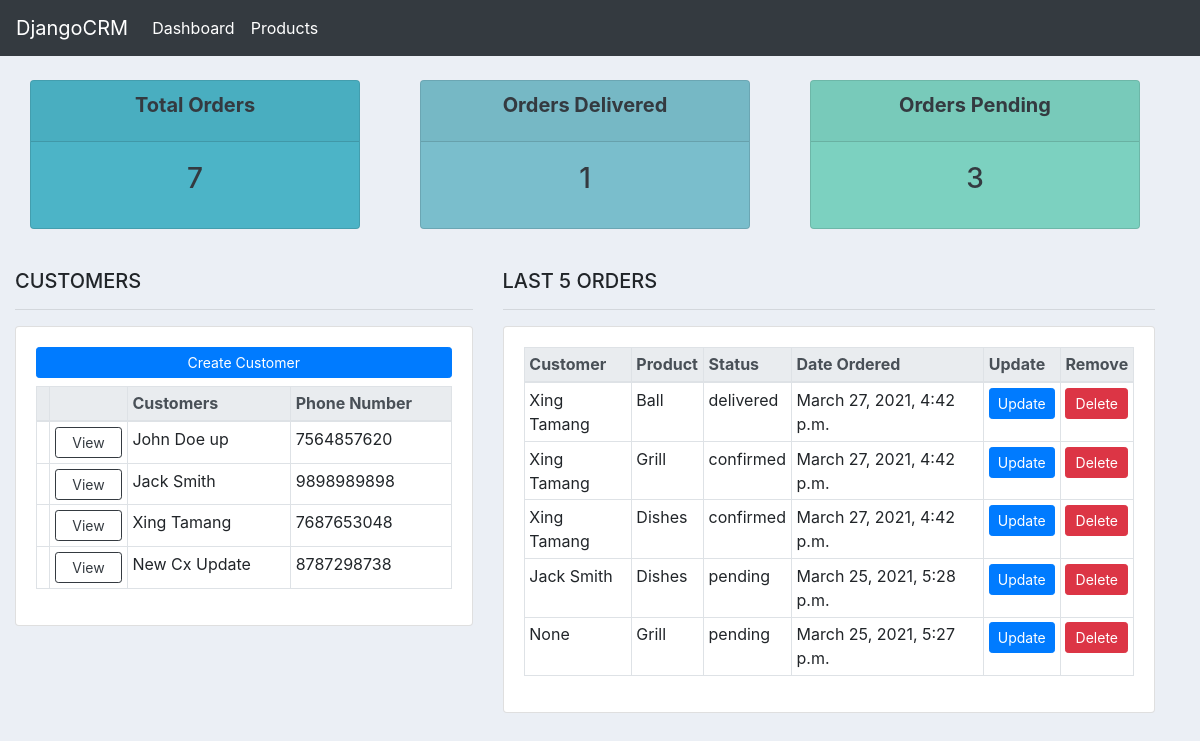
/, run on an earlier commit of the app's database.
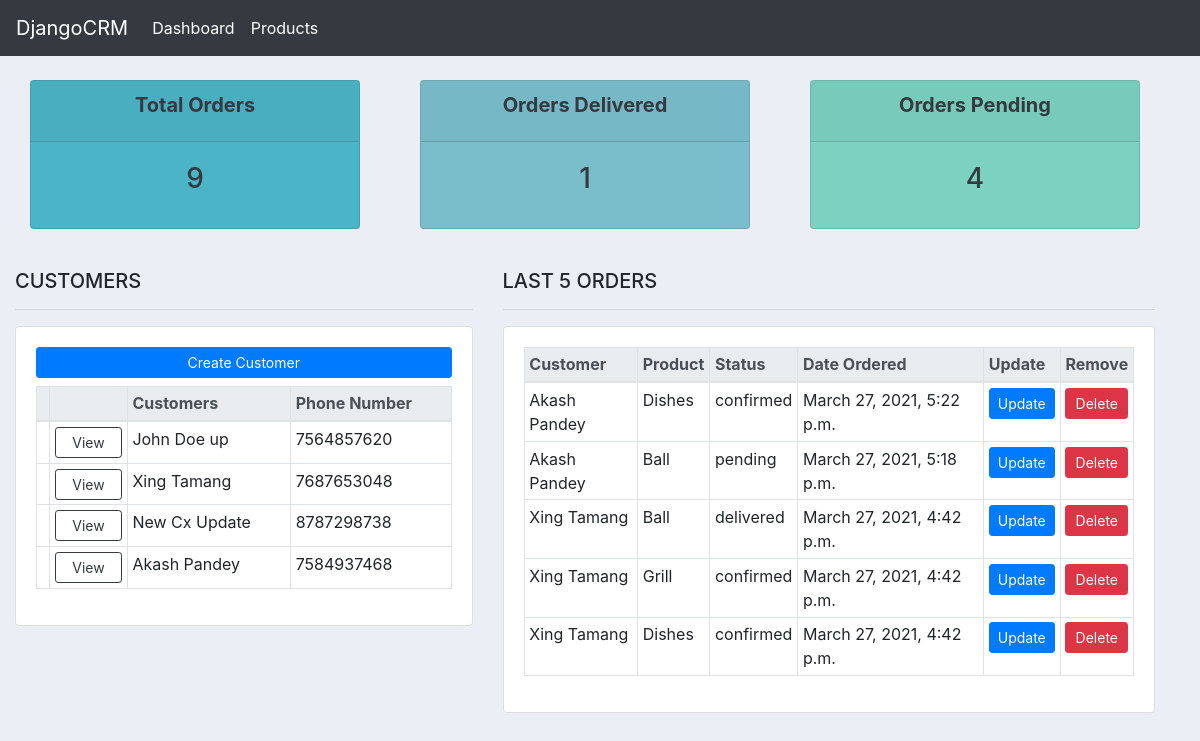
And on a later commit of the database.
### accounts/models.py (models this page shows)
class Customer(models.Model):
    name = models.CharField(max_length=250, null=True)
    phone = models.CharField(max_length=250, null=True)
    email = models.CharField(max_length=250, null=True)
    create_date = models.DateTimeField(auto_now=True)
    write_date = models.DateTimeField(auto_now_add=True)
    def __str__(self):
        return self.name

class Order(models.Model):
    STATUS = (
        ('pending', 'Pending'),
        ('confirmed', 'Confirmed'),
        ('dispatched', 'Dispatched'),
        ('delivered', 'Delivered'),
    )
    customer = models.ForeignKey("accounts.Customer", on_delete=models.SET_NULL, null=True)
    product = models.ForeignKey("accounts.Product", on_delete=models.SET_NULL, null=True)
    create_date = models.DateTimeField(auto_now=True)
    write_date = models.DateTimeField(auto_now_add=True)
    status = models.CharField(choices=STATUS, max_length=250, null=True)

class Product(models.Model):
    CATEGORY = (
        ('indoor', 'Indoor'),
        ('outdoor', 'Outdoor'),
    )
    STATUS = (
        ('active', 'Active'),
        ('inactive', 'Inactive'),
    )
    name = models.CharField(max_length=250, null=True)
    price = models.FloatField(null=True)
    category = models.CharField(max_length=250, null=True, choices=CATEGORY)
    description = models.CharField(max_length=250, null=True, blank=True)
    tags = models.ManyToManyField("accounts.Tag")
    status = models.CharField(choices=STATUS, max_length=250, default='active')
    create_date = models.DateTimeField(auto_now=True)
    write_date = models.DateTimeField(auto_now_add=True)
    def __str__(self):
        return self.name

### accounts/views.py (the view)
# urls.py: path('', home_view, name='home'),
def home_view(request):
    total_orders = Order.objects.all().count()
    total_customers = Customer.objects.all().count()
    pending_orders = Order.objects.filter(status='pending').count()
    delivered_orders = Order.objects.filter(status='delivered').count()
    customer_objs = Customer.objects.all()
    order_objs = Order.objects.all().order_by('-id')[0:5]
    context = {'customer_objs': customer_objs, 'order_objs': order_objs,
    'total_orders': total_orders, 'delivered_orders': delivered_orders, 'pending_orders': pending_orders,}
    return render(request, 'accounts/home.html', context=context)

### accounts/templates/accounts/home.html (shortened to what this page needs)
{% extends 'accounts/main.html' %}
{% block content %}
{% include 'accounts/status.html' %}
<br>
<div class="row container-fluid">
    <div class="col-md-5">
        <h5>CUSTOMERS</h5>
        <hr>
        <div class="card card-body">
            <a href="{% url 'create-customer' %}" class="mb-2 btn btn-primary btn-sm btn-block">Create Customer</a>
            <table class="table table-sm table-bordered table-hover">
                <thead class="thead-light">
                    <tr>
                        <th></th>
                        <th></th>
                        <th>Customers</th>
                        <th>Phone Number</th>
                    </tr>
                </thead class="thead-light">
                {% for cx in customer_objs %}
                    <tr>
                        <td></td>
                        <td><a href="{% url 'customer' cx.id %}" class="btn btn-sm btn-block btn-outline-dark">View</a></td>
                        <td>{{ cx.name }}</td>
                        <td>{{ cx.phone }}</td>
                    </tr>
                {% endfor %}
            </table>
        </div>
    </div>
    <div class="col-md-7">
        <h5>LAST 5 ORDERS</h5>
        <hr>
        <div class="card card-body">
            <div class="table-responsive">
                <table class="table table-sm table-bordered table-hover">
                    <thead class="thead-light">
                        <tr>
                            <th>Customer</th>
                            <th>Product</th>
                            <th>Status</th>
                            <th>Date Ordered</th>
                            <th>Update</th>
                            <th>Remove</th>
                        </tr>
                    </thead class="thead-light">
                    {% for order in order_objs %}
                        <tr>
                            <td>{{ order.customer }}</td>
                            <td>{{ order.product }}</td>
                            <td>{{ order.status }}</td>
                            <td>{{ order.create_date }}</td>
                            <td><a href="{% url 'update-order' order.id %}" class="btn btn-primary btn-sm btn-block">Update</a></td>
                            <td><a href="#" class="btn btn-danger btn-sm btn-block">Delete</a></td>
                        </tr>
                    {% endfor %}
                </table>
            </div>
        </div>
    </div>
</div>
{% endblock content %}

What changed in the data, as far as the page shows it:
removed Customer: name "Jack Smith", phone "9898989898"
no longer on this page (row edited): Order: customer "Jack Smith", product "Dishes", status "pending", create_date "March 25, 2021, 5:28 p.m."
no longer on this page (row unchanged): Order: customer "None", product "Grill", status "pending", create_date "March 25, 2021, 5:27 p.m."
added Customer: name "Akash Pandey", phone "7584937468"
added Order: customer "Akash Pandey", product "Dishes", status "confirmed", create_date "March 27, 2021, 5:22 p.m."
added Order: customer "Akash Pandey", product "Ball", status "pending", create_date "March 27, 2021, 5:18 p.m."
Also different on the page:
{{ total_orders }}: "7" → "9"
{{ pending_orders }}: "3" → "4"
